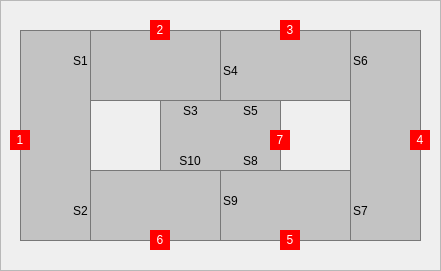
   <widget class="QFrame" name="trainsFrame">
    <property name="geometry">
     <rect>
      <x>20</x>
      <y>20</y>
      <width>441</width>
      <height>271</height>
     </rect>
    </property>
    <property name="frameShape">
     <enum>QFrame::StyledPanel</enum>
    </property>
    <property name="frameShadow">
     <enum>QFrame::Raised</enum>
    </property>
    <widget class="QLabel" name="labelTrilho04">
     <property name="geometry">
      <rect>
       <x>350</x>
       <y>30</y>
       <width>71</width>
       <height>211</height>
      </rect>
     </property>
     <property name="styleSheet">
      <string notr="true">border: 0.5px solid rgb(120,120,120) ; background-color:rgb(195, 195, 195)</string>
     </property>
     <property name="text">
      <string/>
     </property>
    </widget>
    <widget class="QLabel" name="labelTrem01">
     <property name="enabled">
      <bool>true</bool>
     </property>
     <property name="geometry">
      <rect>
       <x>10</x>
       <y>130</y>
       <width>20</width>
       <height>20</height>
      </rect>
     </property>
     <property name="styleSheet">
      <string notr="true">background-color: red; color:white</string>
     </property>
     <property name="text">
      <string>1</string>
     </property>
     <property name="textFormat">
      <enum>Qt::AutoText</enum>
     </property>
     <property name="alignment">
      <set>Qt::AlignCenter</set>
     </property>
    </widget>
    <widget class="QLabel" name="labelTrem07">
     <property name="enabled">
      <bool>true</bool>
     </property>
     <property name="geometry">
      <rect>
       <x>270</x>
       <y>130</y>
       <width>20</width>
       <height>20</height>
      </rect>
     </property>
     <property name="styleSheet">
      <string notr="true">background-color: red; color:white</string>
     </property>
     <property name="text">
      <string>7</string>
     </property>
     <property name="textFormat">
      <enum>Qt::AutoText</enum>
     </property>
     <property name="alignment">
      <set>Qt::AlignCenter</set>
     </property>
    </widget>
    <widget class="QLabel" name="labelS02">
     <property name="geometry">
      <rect>
       <x>70</x>
       <y>190</y>
       <width>21</width>
       <height>41</height>
      </rect>
     </property>
     <property name="font">
      <font>
       <italic>false</italic>
       <underline>false</underline>
      </font>
     </property>
     <property name="mouseTracking">
      <bool>true</bool>
     </property>
     <property name="layoutDirection">
      <enum>Qt::LeftToRight</enum>
     </property>
     <property name="styleSheet">
      <string notr="true">background:none</string>
     </property>
     <property name="text">
      <string>S2</string>
     </property>
     <property name="alignment">
      <set>Qt::AlignCenter</set>
     </property>
    </widget>
    <widget class="QLabel" name="labelTrilho02">
     <property name="geometry">
      <rect>
       <x>90</x>
       <y>30</y>
       <width>131</width>
       <height>71</height>
      </rect>
     </property>
     <property name="autoFillBackground">
      <bool>false</bool>
     </property>
     <property name="styleSheet">
      <string notr="true">border: 0.5px solid rgb(120,120,120) ; background-color:rgb(195, 195, 195)</string>
     </property>
     <property name="text">
      <string/>
     </property>
     <property name="alignment">
      <set>Qt::AlignCenter</set>
     </property>
    </widget>
    <widget class="QLabel" name="labelTrem04">
     <property name="enabled">
      <bool>true</bool>
     </property>
     <property name="geometry">
      <rect>
       <x>410</x>
       <y>130</y>
       <width>20</width>
       <height>20</height>
      </rect>
     </property>
     <property name="styleSheet">
      <string notr="true">background-color: red; color:white</string>
     </property>
     <property name="text">
      <string>4</string>
     </property>
     <property name="textFormat">
      <enum>Qt::AutoText</enum>
     </property>
     <property name="alignment">
      <set>Qt::AlignCenter</set>
     </property>
    </widget>
    <widget class="QLabel" name="labelTrilho03">
     <property name="geometry">
      <rect>
       <x>220</x>
       <y>30</y>
       <width>131</width>
       <height>71</height>
      </rect>
     </property>
     <property name="autoFillBackground">
      <bool>false</bool>
     </property>
     <property name="styleSheet">
      <string notr="true">border: 0.5px solid rgb(120,120,120) ; background-color:rgb(195, 195, 195)</string>
     </property>
     <property name="text">
      <string/>
     </property>
     <property name="alignment">
      <set>Qt::AlignCenter</set>
     </property>
    </widget>
    <widget class="QLabel" name="labelTrilho05">
     <property name="geometry">
      <rect>
       <x>220</x>
       <y>170</y>
       <width>131</width>
       <height>71</height>
      </rect>
     </property>
     <property name="autoFillBackground">
      <bool>false</bool>
     </property>
     <property name="styleSheet">
      <string notr="true">border: 0.5px solid rgb(120,120,120) ; background-color:rgb(195, 195, 195)</string>
     </property>
     <property name="text">
      <string/>
     </property>
     <property name="alignment">
      <set>Qt::AlignCenter</set>
     </property>
    </widget>
    <widget class="QLabel" name="labelS09">
     <property name="geometry">
      <rect>
       <x>220</x>
       <y>180</y>
       <width>21</width>
       <height>41</height>
      </rect>
     </property>
     <property name="font">
      <font>
       <italic>false</italic>
       <underline>false</underline>
      </font>
     </property>
     <property name="mouseTracking">
      <bool>true</bool>
     </property>
     <property name="layoutDirection">
      <enum>Qt::LeftToRight</enum>
     </property>
     <property name="styleSheet">
      <string notr="true">background:none</string>
     </property>
     <property name="text">
      <string>S9</string>
     </property>
     <property name="alignment">
      <set>Qt::AlignCenter</set>
     </property>
    </widget>
    <widget class="QLabel" name="labelS01">
     <property name="geometry">
      <rect>
       <x>70</x>
       <y>40</y>
       <width>21</width>
       <height>41</height>
      </rect>
     </property>
     <property name="font">
      <font>
       <italic>false</italic>
       <underline>false</underline>
      </font>
     </property>
     <property name="mouseTracking">
      <bool>true</bool>
     </property>
     <property name="layoutDirection">
      <enum>Qt::LeftToRight</enum>
     </property>
     <property name="styleSheet">
      <string notr="true">background:none</string>
     </property>
     <property name="text">
      <string>S1</string>
     </property>
     <property name="alignment">
      <set>Qt::AlignCenter</set>
     </property>
    </widget>
    <widget class="QLabel" name="labelTrem05">
     <property name="enabled">
      <bool>true</bool>
     </property>
     <property name="geometry">
      <rect>
       <x>280</x>
       <y>230</y>
       <width>20</width>
       <height>20</height>
      </rect>
     </property>
     <property name="styleSheet">
      <string notr="true">background-color: red; color:white</string>
     </property>
     <property name="text">
      <string>5</string>
     </property>
     <property name="textFormat">
      <enum>Qt::AutoText</enum>
     </property>
     <property name="alignment">
      <set>Qt::AlignCenter</set>
     </property>
    </widget>
    <widget class="QLabel" name="labelS04">
     <property name="geometry">
      <rect>
       <x>220</x>
       <y>50</y>
       <width>21</width>
       <height>41</height>
      </rect>
     </property>
     <property name="font">
      <font>
       <italic>false</italic>
       <underline>false</underline>
      </font>
     </property>
     <property name="mouseTracking">
      <bool>true</bool>
     </property>
     <property name="layoutDirection">
      <enum>Qt::LeftToRight</enum>
     </property>
     <property name="styleSheet">
      <string notr="true">background:none</string>
     </property>
     <property name="text">
      <string>S4</string>
     </property>
     <property name="alignment">
      <set>Qt::AlignCenter</set>
     </property>
    </widget>
    <widget class="QLabel" name="labelTrilho07">
     <property name="geometry">
      <rect>
       <x>160</x>
       <y>100</y>
       <width>121</width>
       <height>71</height>
      </rect>
     </property>
     <property name="autoFillBackground">
      <bool>false</bool>
     </property>
     <property name="styleSheet">
      <string notr="true">border: 0.5px solid rgb(120,120,120) ; background-color:rgb(195, 195, 195)</string>
     </property>
     <property name="text">
      <string/>
     </property>
     <property name="alignment">
      <set>Qt::AlignCenter</set>
     </property>
    </widget>
    <widget class="QLabel" name="labelTrilho06">
     <property name="geometry">
      <rect>
       <x>90</x>
       <y>170</y>
       <width>131</width>
       <height>71</height>
      </rect>
     </property>
     <property name="autoFillBackground">
      <bool>false</bool>
     </property>
     <property name="styleSheet">
      <string notr="true">border: 0.5px solid rgb(120,120,120) ; background-color:rgb(195, 195, 195)</string>
     </property>
     <property name="text">
      <string/>
     </property>
     <property name="alignment">
      <set>Qt::AlignCenter</set>
     </property>
    </widget>
    <widget class="QLabel" name="labelTrem06">
     <property name="enabled">
      <bool>true</bool>
     </property>
     <property name="geometry">
      <rect>
       <x>150</x>
       <y>230</y>
       <width>20</width>
       <height>20</height>
      </rect>
     </property>
     <property name="styleSheet">
      <string notr="true">background-color: red; color:white</string>
     </property>
     <property name="text">
      <string>6</string>
     </property>
     <property name="textFormat">
      <enum>Qt::AutoText</enum>
     </property>
     <property name="alignment">
      <set>Qt::AlignCenter</set>
     </property>
    </widget>
    <widget class="QLabel" name="labelTrem02">
     <property name="enabled">
      <bool>true</bool>
     </property>
     <property name="geometry">
      <rect>
       <x>150</x>
       <y>20</y>
       <width>20</width>
       <height>20</height>
      </rect>
     </property>
     <property name="styleSheet">
      <string notr="true">background-color: red; color:white</string>
     </property>
     <property name="text">
      <string>2</string>
     </property>
     <property name="textFormat">
      <enum>Qt::AutoText</enum>
     </property>
     <property name="alignment">
      <set>Qt::AlignCenter</set>
     </property>
    </widget>
    <widget class="QLabel" name="labelS10">
     <property name="geometry">
      <rect>
       <x>175</x>
       <y>140</y>
       <width>30</width>
       <height>41</height>
      </rect>
     </property>
     <property name="font">
      <font>
       <italic>false</italic>
       <underline>false</underline>
      </font>
     </property>
     <property name="mouseTracking">
      <bool>true</bool>
     </property>
     <property name="layoutDirection">
      <enum>Qt::LeftToRight</enum>
     </property>
     <property name="styleSheet">
      <string notr="true">background:none</string>
     </property>
     <property name="text">
      <string>S10</string>
     </property>
     <property name="alignment">
      <set>Qt::AlignCenter</set>
     </property>
    </widget>
    <widget class="QLabel" name="labelS08">
     <property name="geometry">
      <rect>
       <x>240</x>
       <y>140</y>
       <width>21</width>
       <height>41</height>
      </rect>
     </property>
     <property name="font">
      <font>
       <italic>false</italic>
       <underline>false</underline>
      </font>
     </property>
     <property name="mouseTracking">
      <bool>true</bool>
     </property>
     <property name="layoutDirection">
      <enum>Qt::LeftToRight</enum>
     </property>
     <property name="styleSheet">
      <string notr="true">background:none</string>
     </property>
     <property name="text">
      <string>S8</string>
     </property>
     <property name="alignment">
      <set>Qt::AlignCenter</set>
     </property>
    </widget>
    <widget class="QLabel" name="labelTrem03">
     <property name="enabled">
      <bool>true</bool>
     </property>
     <property name="geometry">
      <rect>
       <x>280</x>
       <y>20</y>
       <width>20</width>
       <height>20</height>
      </rect>
     </property>
     <property name="styleSheet">
      <string notr="true">background-color: red; color:white</string>
     </property>
     <property name="text">
      <string>3</string>
     </property>
     <property name="textFormat">
      <enum>Qt::AutoText</enum>
     </property>
     <property name="alignment">
      <set>Qt::AlignCenter</set>
     </property>
    </widget>
    <widget class="QLabel" name="labelS07">
     <property name="geometry">
      <rect>
       <x>350</x>
       <y>190</y>
       <width>21</width>
       <height>41</height>
      </rect>
     </property>
     <property name="font">
      <font>
       <italic>false</italic>
       <underline>false</underline>
      </font>
     </property>
     <property name="mouseTracking">
      <bool>true</bool>
     </property>
     <property name="layoutDirection">
      <enum>Qt::LeftToRight</enum>
     </property>
     <property name="styleSheet">
      <string notr="true">background:none</string>
     </property>
     <property name="text">
      <string>S7</string>
     </property>
     <property name="alignment">
      <set>Qt::AlignCenter</set>
     </property>
    </widget>
    <widget class="QLabel" name="labelS03">
     <property name="geometry">
      <rect>
       <x>180</x>
       <y>90</y>
       <width>21</width>
       <height>41</height>
      </rect>
     </property>
     <property name="font">
      <font>
       <italic>false</italic>
       <underline>false</underline>
      </font>
     </property>
     <property name="mouseTracking">
      <bool>true</bool>
     </property>
     <property name="layoutDirection">
      <enum>Qt::LeftToRight</enum>
     </property>
     <property name="styleSheet">
      <string notr="true">background:none</string>
     </property>
     <property name="text">
      <string>S3</string>
     </property>
     <property name="alignment">
      <set>Qt::AlignCenter</set>
     </property>
    </widget>
    <widget class="QLabel" name="labelS06">
     <property name="geometry">
      <rect>
       <x>350</x>
       <y>40</y>
       <width>21</width>
       <height>41</height>
      </rect>
     </property>
     <property name="font">
      <font>
       <italic>false</italic>
       <underline>false</underline>
      </font>
     </property>
     <property name="mouseTracking">
      <bool>true</bool>
     </property>
     <property name="layoutDirection">
      <enum>Qt::LeftToRight</enum>
     </property>
     <property name="styleSheet">
      <string notr="true">background:none</string>
     </property>
     <property name="text">
      <string>S6</string>
     </property>
     <property name="alignment">
      <set>Qt::AlignCenter</set>
     </property>
    </widget>
    <widget class="QLabel" name="labelTrilho01">
     <property name="geometry">
      <rect>
       <x>20</x>
       <y>30</y>
       <width>71</width>
       <height>211</height>
      </rect>
     </property>
     <property name="styleSheet">
      <string notr="true">border: 0.5px solid rgb(120,120,120) ; background-color:rgb(195, 195, 195)</string>
     </property>
     <property name="text">
      <string/>
     </property>
    </widget>
    <widget class="QLabel" name="labelS05">
     <property name="geometry">
      <rect>
       <x>240</x>
       <y>90</y>
       <width>21</width>
       <height>41</height>
      </rect>
     </property>
     <property name="font">
      <font>
       <italic>false</italic>
       <underline>false</underline>
      </font>
     </property>
     <property name="mouseTracking">
      <bool>true</bool>
     </property>
     <property name="layoutDirection">
      <enum>Qt::LeftToRight</enum>
     </property>
     <property name="styleSheet">
      <string notr="true">background:none</string>
     </property>
     <property name="text">
      <string>S5</string>
     </property>
     <property name="alignment">
      <set>Qt::AlignCenter</set>
     </property>
    </widget>
    <widget class="QLabel" name="labelStartPoint1">
     <property name="geometry">
      <rect>
       <x>17</x>
       <y>137</y>
       <width>6</width>
       <height>6</height>
      </rect>
     </property>
     <property name="styleSheet">
      <string notr="true">background-color: rgb(120,120,120)</string>
     </property>
     <property name="text">
      <string/>
     </property>
    </widget>
    <widget class="QLabel" name="labelStartPoint2">
     <property name="geometry">
      <rect>
       <x>157</x>
       <y>27</y>
       <width>6</width>
       <height>6</height>
      </rect>
     </property>
     <property name="styleSheet">
      <string notr="true">background-color: rgb(120,120,120)</string>
     </property>
     <property name="text">
      <string/>
     </property>
    </widget>
    <widget class="QLabel" name="labelStartPoint3">
     <property name="geometry">
      <rect>
       <x>287</x>
       <y>27</y>
       <width>6</width>
       <height>6</height>
      </rect>
     </property>
     <property name="styleSheet">
      <string notr="true">background-color: rgb(120,120,120)</string>
     </property>
     <property name="text">
      <string/>
     </property>
    </widget>
    <widget class="QLabel" name="labelStartPoint4">
     <property name="geometry">
      <rect>
       <x>417</x>
       <y>137</y>
       <width>6</width>
       <height>6</height>
      </rect>
     </property>
     <property name="styleSheet">
      <string notr="true">background-color: rgb(120,120,120)</string>
     </property>
     <property name="text">
      <string/>
     </property>
    </widget>
    <widget class="QLabel" name="labelStartPoint5">
     <property name="geometry">
      <rect>
       <x>287</x>
       <y>237</y>
       <width>6</width>
       <height>6</height>
      </rect>
     </property>
     <property name="styleSheet">
      <string notr="true">background-color: rgb(120,120,120)</string>
     </property>
     <property name="text">
      <string/>
     </property>
    </widget>
    <widget class="QLabel" name="labelStartPoint6">
     <property name="geometry">
      <rect>
       <x>157</x>
       <y>237</y>
       <width>6</width>
       <height>6</height>
      </rect>
     </property>
     <property name="styleSheet">
      <string notr="true">background-color: rgb(120,120,120)</string>
     </property>
     <property name="text">
      <string/>
     </property>
    </widget>
    <widget class="QLabel" name="labelStartPoint7">
     <property name="geometry">
      <rect>
       <x>277</x>
       <y>137</y>
       <width>6</width>
       <height>6</height>
      </rect>
     </property>
     <property name="styleSheet">
      <string notr="true">background-color: rgb(120,120,120)</string>
     </property>
     <property name="text">
      <string/>
     </property>
    </widget>
    <zorder>labelTrilho04</zorder>
    <zorder>labelTrilho02</zorder>
    <zorder>labelTrilho03</zorder>
    <zorder>labelTrilho05</zorder>
    <zorder>labelTrilho07</zorder>
    <zorder>labelTrilho06</zorder>
    <zorder>labelTrilho01</zorder>
    <zorder>labelS02</zorder>
    <zorder>labelS01</zorder>
    <zorder>labelS03</zorder>
    <zorder>labelS08</zorder>
    <zorder>labelS05</zorder>
    <zorder>labelS09</zorder>
    <zorder>labelS10</zorder>
    <zorder>labelS07</zorder>
    <zorder>labelS04</zorder>
    <zorder>labelS06</zorder>
    <zorder>labelStartPoint1</zorder>
    <zorder>labelStartPoint2</zorder>
    <zorder>labelStartPoint3</zorder>
    <zorder>labelStartPoint4</zorder>
    <zorder>labelStartPoint5</zorder>
    <zorder>labelStartPoint6</zorder>
    <zorder>labelStartPoint7</zorder>
    <zorder>labelTrem01</zorder>
    <zorder>labelTrem05</zorder>
    <zorder>labelTrem02</zorder>
    <zorder>labelTrem07</zorder>
    <zorder>labelTrem06</zorder>
    <zorder>labelTrem04</zorder>
    <zorder>labelTrem03</zorder>
   </widget>
